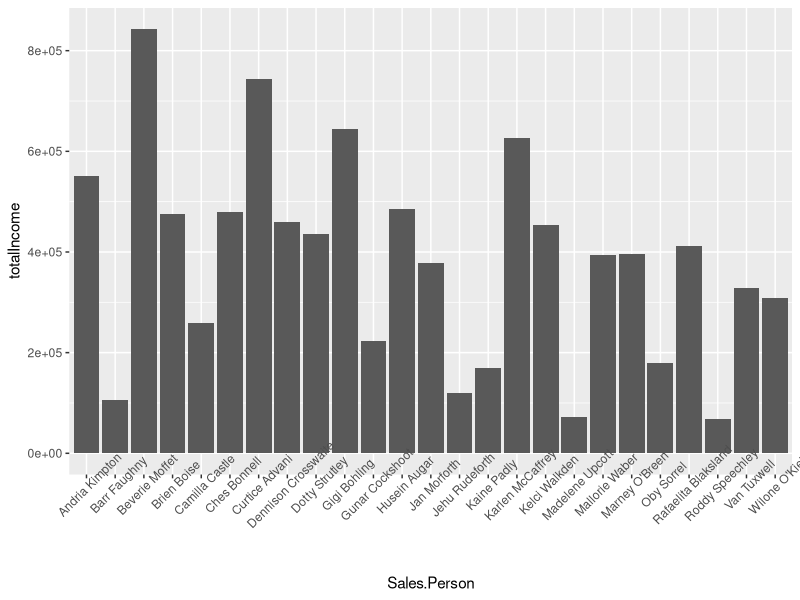

Write R code to recreate this figure.
## dataset import

setwd("C:\\Users\\Yusuf\\Desktop\\chocalateSalesDatasExcel")
data <- read.csv("Chocolate Sales.csv", sep = ";")

## Find same sales persons.

table(data$Sales.Person)
## We have same name in different rows. Because they had sold different products and 
## the table is showing us, on different products, to sale performance of sales persons.


## Find how many sales persons.

unique(data$Sales.Person)
## We have 25 different persons. 


## Find how many products.

unique(data$Product)
## We have 21 different products.


## Firstly I want to make analysis to which person how many made earn to the company.
## Therefor I will ensure new dataframe. Therefor I need to personel names, amounts, and boxes.
## Therefor I will ensure new dataframe.

earningData <- data[c(1, 5, 6)]


## If I need to how many earned the company, I need to total income.
## I will make Amount * Boxes.Shipped for find to total income per every persons.
## Firstly I need change int type the two columns. But firstly, I need to make a control.
str(earningData)
## Amount is chr. I should change it.

earningData$Amount <- gsub("\\$", "", earningData$Amount) ## I deleted $ symboll
earningData$Amount <- gsub(",", ".", earningData$Amount) ## I deleted , symbol and that was a reaon for * 100
earningData$Amount <- as.numeric(earningData$Amount) ## I changed numeric

str(earningData) ## I made control
## That changed. Now I can make my proccess.
## I will make new column.

earningData$totalIncome <- earningData$Amount * earningData$Boxes.Shipped


## I will make the new column and names, ?? will make new dataframe.
## I will combine same name rows.

totalIncomeData <- aggregate(totalIncome ~ Sales.Person, data = earningData, sum)

## Data Visulation

## Install and call the libraries
install.packages("ggplot2")
library(ggplot2)  

## I will make a histogram graph.

ggplot(totalIncomeData, aes(x=Sales.Person, y=totalIncome))+
  geom_bar(stat = "identity", position = "dodge")+
  theme(
    axis.text.x = element_text(angle = 45)
  )

## I will look at mean, standard deviation results.

mean_totalIncome <- mean(totalIncomeData$totalIncome, na.rm = TRUE) ## Mean
sd_TotalIncome <- sd(totalIncomeData$totalIncome, na.rm = TRUE) ## Standard deviation
max_totalIncome <- max(totalIncomeData$totalIncome, na.rm = TRUE) ## max value
min_totalIncome <- min(totalIncomeData$totalIncome, na.rm = TRUE) ## min value

# INTERPRETING

## When we look at the our sales numbers, we can say we have anormal distrubiton.
## Standard deviation is so high. So our some personals have high kevel sales performances but
## our some personals are so minimal. When we look at the min and max value, we can see that.
## Therefor we should understand why some personals have highly level, some personels have low level
## sales. Therefore we should look at the other columns.